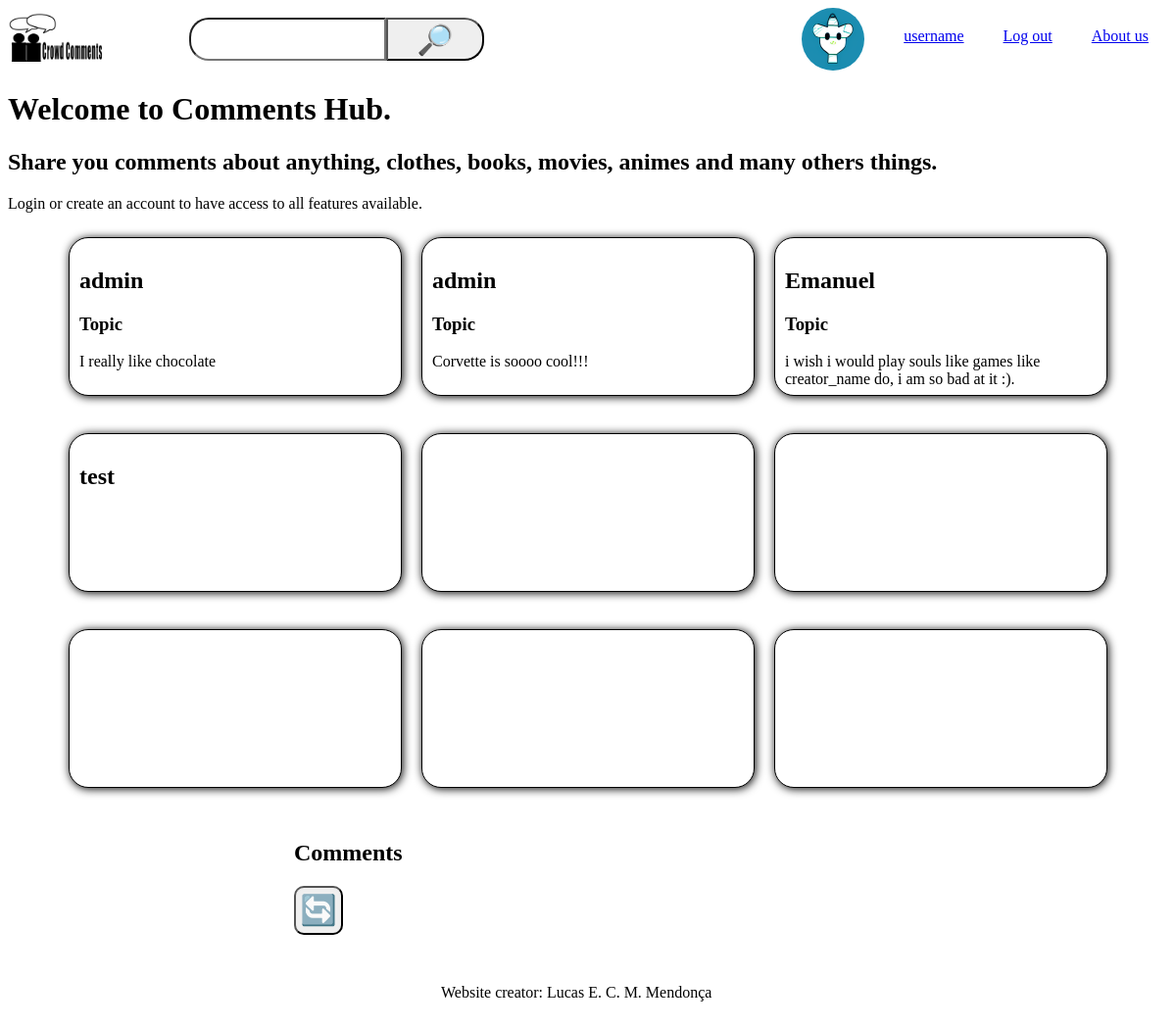
/ (signed in), run on the app's committed database.
### tables this page shows
CREATE TABLE `comments` (
  `id` int(11) NOT NULL,
  `username` text NOT NULL,
  `comment` text NOT NULL
);

### index.php (the view, shortened to what this page needs)
<!DOCTYPE html>
<html lang="pt-br">
    <head>
        <link rel="stylesheet" href="css/header.css">
        <link rel="stylesheet" href="css/home.css">
        <link rel="stylesheet" href="css/user_profile.css">
        <link rel="stylesheet" href="css/buttons.css">
        <link rel="stylesheet" href="css/style.css">
        <?php include "php/db_connect.php";?>
    </head>
    <body onload="loadComments()">
        <header>
            <?php include "php/header.php";?>
        </header>
        <main>
            <h1>Welcome to Comments Hub.</h1>
            <h2>Share you comments about anything, clothes, books, movies,
                animes and many others things.
            </h2>
            <p>Login or create an account to have access to
                all features available.
            </p>
            <div class="content-preview">
                <div class="comment-row">
                    <div class="comment">
                        <h2><?php $result = $conn->query("select * from comments where id=1"); while($row = $result->fetch_assoc()) { echo $row["username"];?></h2>
                        <h3>Topic</h3>
                        <p><?php echo $row['comment'];}?></p>
                    </div>
                    <div class="comment">
                    <h2><?php $result = $conn->query("select * from comments where id=2"); while($row = $result->fetch_assoc()) { echo $row["username"];?></h2>
                        <h3>Topic</h3>
                        <p><?php echo $row['comment'];}?></p>
                    </div>
                    <div class="comment">
                    <h2><?php $result = $conn->query("select * from comments where id=3"); while($row = $result->fetch_assoc()) { echo $row["username"];?></h2>
                        <h3>Topic</h3>
                        <p><?php echo $row['comment'];}?></p>
                    </div>
                </div>
                <div class="comment-row">
                    <div class="comment">
                        <h2>test<h2>
                    </div>
                    <div class="comment">
                    </div>
                    <div class="comment">
                    </div>
                </div>
                <div class="comment-row">
                    <div class="comment">
                    </div>
                    <div class="comment">
                    </div>
                    <div class="comment">
                    </div>
                </div>
            </div>
            <div class="commentsToolBar vw-50 margin-h-auto">
                <h2>Comments</h2>
                <input type="button" onclick="loadComments()" id="reload-bt" value="&#128260">
            </div>
        </main>
        <footer>
            <p>Website creator: Lucas E. C. M. Mendonça</p>
        </footer>
    </body>
</html>

### css/header.css (style rules this page uses)
header { display: flex; }

### css/home.css (style rules this page uses)
main div.content-preview { width: 90vw; margin: 20px auto; }
main div.content-preview div.comment-row { display: flex; width: 100%; height: 200px; }
main div.content-preview div.comment-row div.comment { width: 30%; height: 70%; margin: 5px 10px; padding: 10px; border: 1px solid black; border-radius: 20px; background-color: rgb(255, 255, 255); box-shadow: 1px 1px 10px black; }
footer { height: 100px; width: 300px; margin: 50px auto; }

### css/buttons.css (style rules this page uses)
#reload-bt { width: 50px; height: 50px; font-size: 30px; padding: 0px; border-radius: 10px; }

### css/style.css (style rules this page uses)
.margin-h-auto { margin: 0px auto; }
.vw-50 { width: 50vw; }

### data on the page
comments: username "admin", comment "I really like chocolate"
comments: username "admin", comment "Corvette is soooo cool!!!"
comments: username "Emanuel", comment "i wish i would play souls like games like creator_name do, i am so bad at it :)."

### other printed values
$_SESSION['username'] "username"
